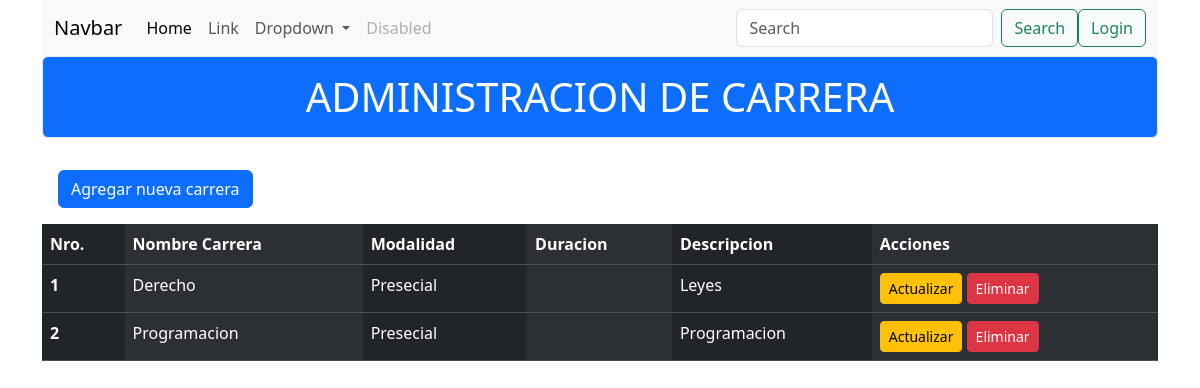
Screenshot of /core/lista_carreras with the database file from the repository.
### core/models.py (models this page shows)
class Carrera(models.Model):
    nombres = models.CharField(verbose_name="Nombre de la carrera", max_length=50)
    descripcion = models.CharField(verbose_name="Descripcion de la carrera", max_length=250)
    modalidad = models.CharField(verbose_name="Modalidad de la carrera", max_length=50)
    anios_estudio = models.IntegerField(verbose_name="Anios de la carrera")
    def __str__(self):
        return self.nombres

### core/views.py (the view)
# urls.py: path("lista_carreras", views.ListarCarreras.as_view(), name="lista_carreras"),
class ListarCarreras(View):
    def get(self, request):
        carreras = Carrera.objects.all()
        print(carreras)
        return render(request, 'carreras/lista_carreras.html', {
                        'carreras': carreras,
                    })

### core/templates/carreras/lista_carreras.html
{% extends "comun/base.html" %}
{% block content %}
<h1 class="alert alert-light text-bg-primary text-center">ADMINISTRACION DE CARRERA</h1>
<div>
  <a href="/core/agregar_carrera" class="btn btn-primary m-3">Agregar nueva carrera</a>
</div>
<table class="table table-dark table-striped-columns">
    <thead>
        <tr>
            <th scope="col">Nro.</th>
            <th scope="col">Nombre Carrera</th>
            <th scope="col">Modalidad</th>
            <th scope="col">Duracion</th>
            <th scope="col">Descripcion</th>
            <th scope="col">Acciones</th>
        </tr>
    </thead>
    <tbody>
        {% for carrera in carreras %}
        <tr>
            <th scope="row">{{ forloop.counter }}</th>
            <td>{{ carrera.nombres }}</td>
            <td>{{ carrera.modalidad }}</td>
            <td>{{ carrera.aniosEstudio }}</td>
            <td>{{ carrera.descripcion }}</td>
            <td>
                <a href="{% url 'actualizar_carrera' carrera.id %}" class="btn btn-warning btn-sm">Actualizar</a>
                <a href="{% url 'eliminar_carrera' carrera.id %}" class="btn btn-danger btn-sm">Eliminar</a>
            </td>
        </tr>
        {% endfor %}
    </tbody>
</table>
{% endblock %}

### rows the page displays
Carrera: nombres "Derecho", modalidad "Presecial", descripcion "Leyes"
Carrera: nombres "Programacion", modalidad "Presecial", descripcion "Programacion"
